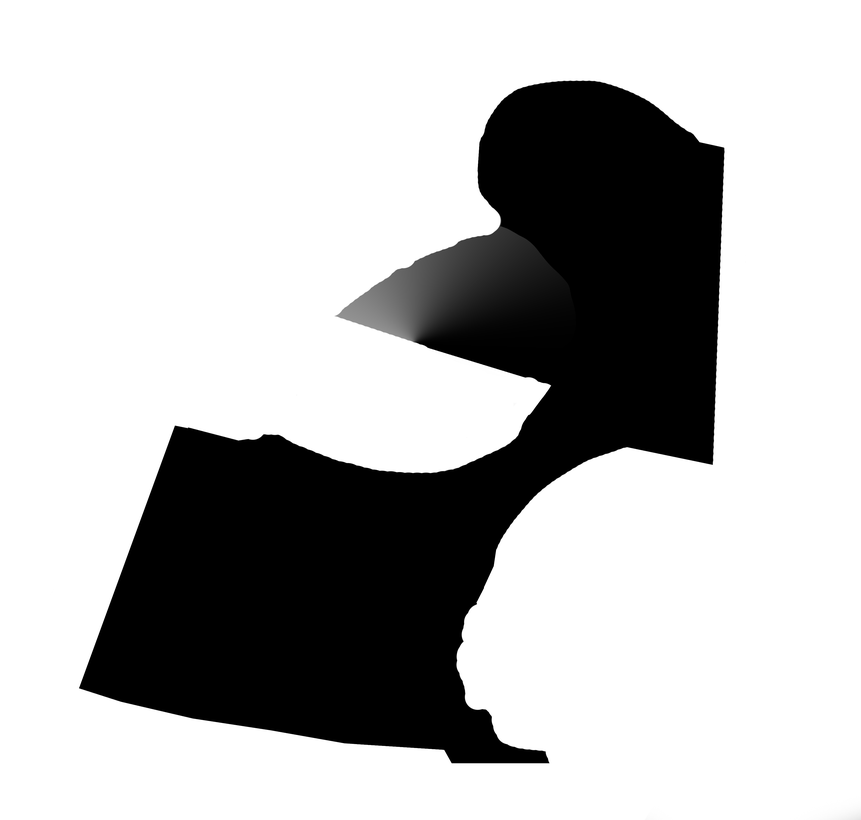
#> input picture gateway/services/heightmap.png, 861 x 820 px, shrunk from 3720 x 3543 before the run
$ python test.py
#> lines starting #> are read from the running program, lines starting #| are printed output that depends on the picture
# [15 lines of commented-out code are left out]

from pathlib import Path
from PIL import Image
from matplotlib import pyplot as plt
import numpy as np

HEIGHTMAP_IMG_PATH = Path(__file__).parent / 'heightmap.png'

image = Image.open(HEIGHTMAP_IMG_PATH).convert('L')
image_array = np.array(image)

np.save('heightmap.npy', image_array)

plt.figure(figsize=(10, 8))
plt.imshow(image_array, cmap='gray')
plt.colorbar()
plt.title('Heightmap Array')
plt.show()
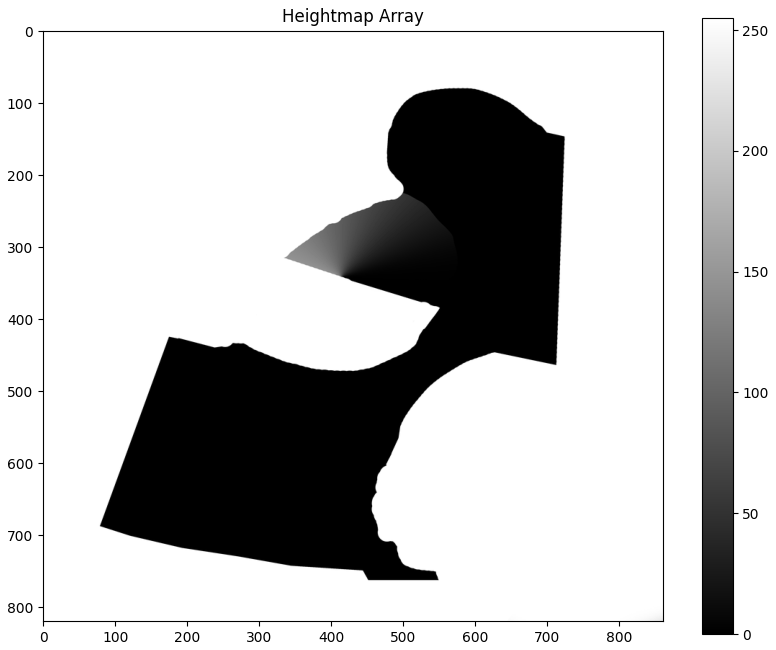
#> figure drawn by matplotlib, 2 panels

$ run again, with gateway/services/vesicular_basalt.png copied over gateway/services/heightmap.png
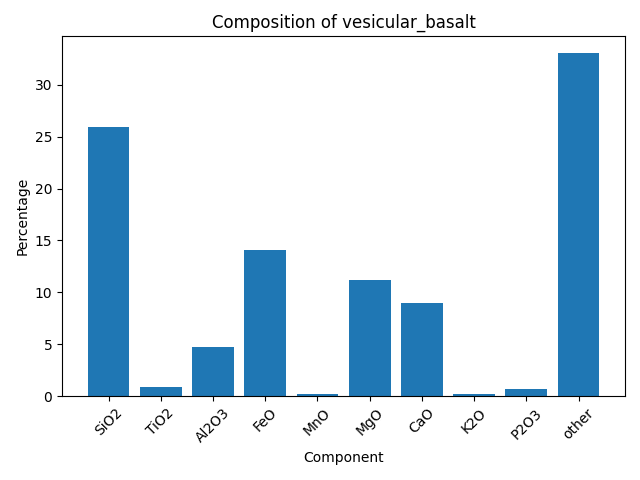
#> input picture gateway/services/vesicular_basalt.png, 640 x 480 px
#> `image = Image.open(HEIGHTMAP_IMG_PATH).convert('L')`:
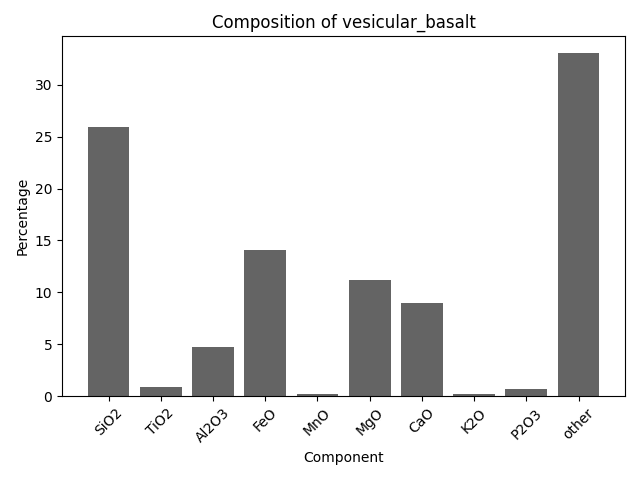
#> image: PIL image 640x480 L; min 0, max 255, mean 229.3
#> `plt.show()`:
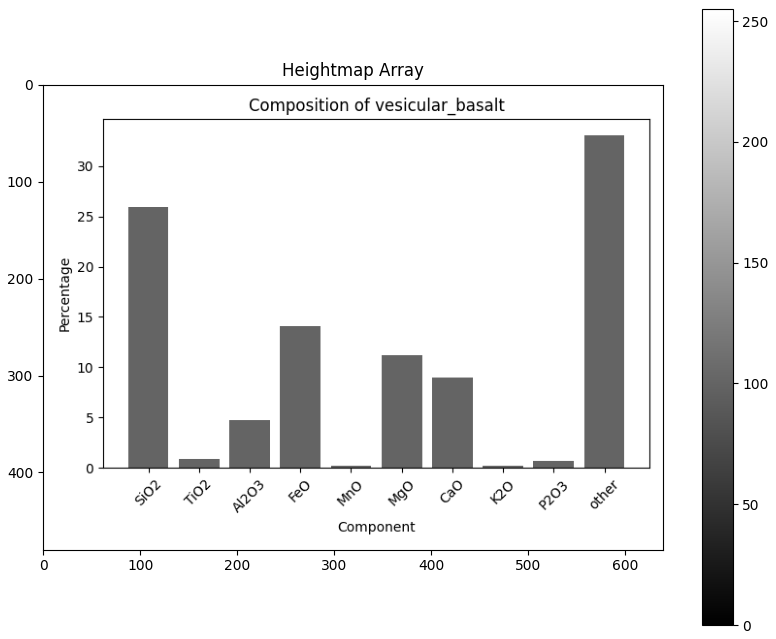
#> figure drawn by matplotlib, 2 panels
